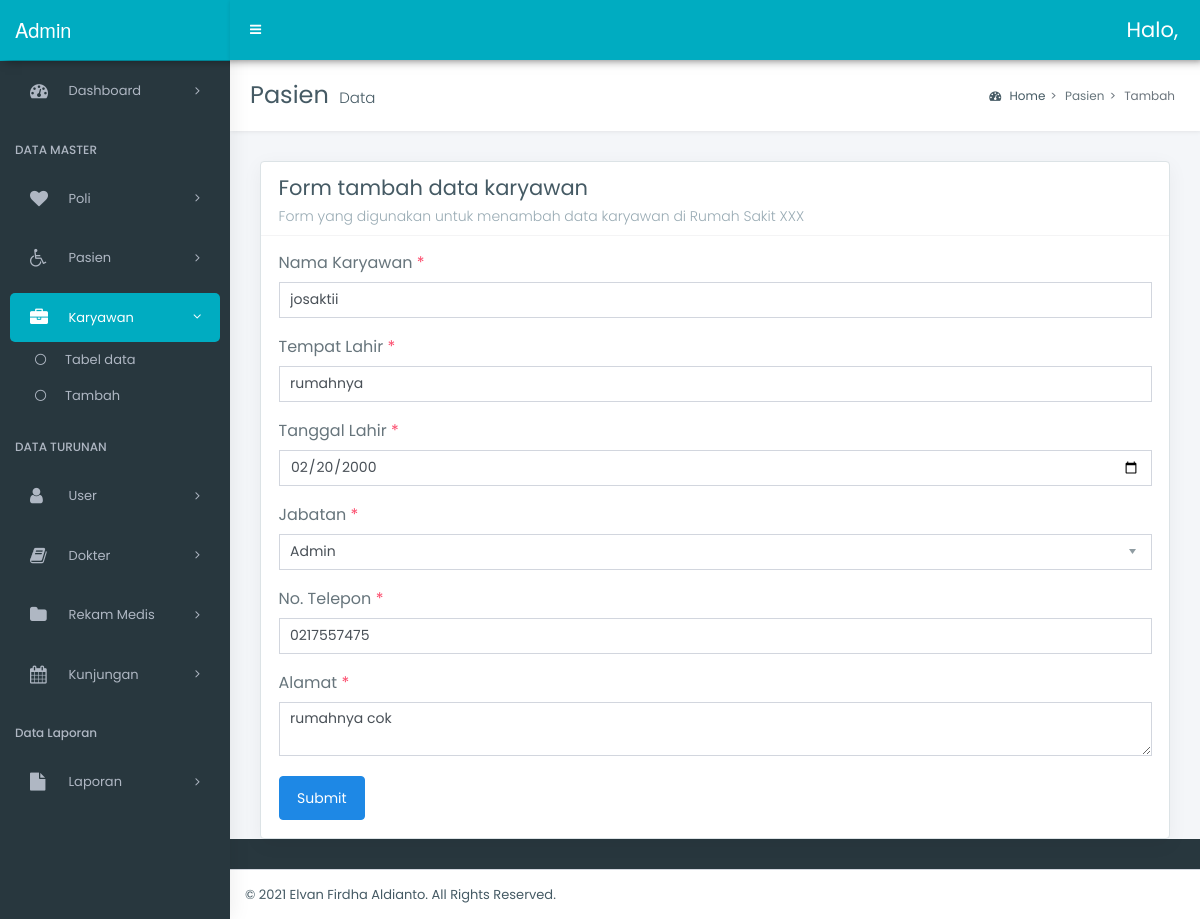
Screenshot of /admin/karyawan/edit.php?id=7 with the database file from the repository.
### tables this page shows
CREATE TABLE `karyawan` (
  `id_karyawan` int(11) NOT NULL,
  `jabatan` enum('1','2','3','4') NOT NULL,
  `nm_karyawan` varchar(50) NOT NULL,
  `tempat_lahirk` varchar(30) NOT NULL,
  `tgl_lahirk` date NOT NULL,
  `alamatk` text NOT NULL,
  `telp_karyawan` varchar(13) NOT NULL
);

### admin/karyawan/edit.php (the view, shortened to what this page needs)
<!DOCTYPE html>
<html lang="en">
<head>
    <link rel="stylesheet" href="../../style/bootstrap.min.css">
    <link rel="stylesheet" href="../../style/bootstrap-extend.css">
    <link rel="stylesheet" href="../../style/master_style.css">
    <link rel="stylesheet" href="../../style/_all-skins.css">
</head>
<body class="hold-transition skin-green sidebar-mini">
    <div class="wrapper">
        <?php include_once('navbar.php'); ?>
        <?php include_once('sidebar.php'); ?>
        <div class="content-wrapper">
            <section class="content-header">
                <h1>
                    Pasien
                    <small>Data</small>
                </h1>
                <ol class="breadcrumb">
                    <li class="breadcrumb-item"><a href="#"><i class="fa fa-dashboard"></i> Home</a></li>
                    <li class="breadcrumb-item">Pasien</li>
                    <li class="breadcrumb-item active">Tambah</li>
                </ol>
            </section>
            <section class="content">
                <div class="box">
                    <div class="box-header with-border">
                        <h3 class="box-title">Form tambah data karyawan</h3>
                        <h6 class="box-subtitle">Form yang digunakan untuk menambah data karyawan di Rumah Sakit XXX</h6>
                    </div>
                    <div class="box-body">
                        <div class="row">
                            <div class="col">
                                <?php
                                require_once '../../config/connect.php';
                                if (isset($_GET['id'])) {
                                    $id = $_GET['id'];
                                    $qk = $connect->query("SELECT * FROM karyawan WHERE id_karyawan = '$id'");
                                    foreach ($qk as $dk) :
                                ?>
                                        <form method="POST" action="prosesedit.php">
                                            <div class="row">
                                                <div class="col-lg-12 col-12">
                                                    <div class="form-group">
                                                        <h5>Nama Karyawan <span class="text-danger">*</span></h5>
                                                        <div class="controls">
                                                            <input type="text" class="form-control" name="nmkarya" value="<?= $dk['nm_karyawan'] ?>" required>
                                                        </div>
                                                    </div>
                                                    <div class="form-group">
                                                        <h5>Tempat Lahir <span class="text-danger">*</span></h5>
                                                        <div class="controls">
                                                            <input type="text" class="form-control" name="tmptkarya" value="<?= $dk['tempat_lahirk'] ?>" required>
                                                        </div>
                                                    </div>
                                                    <div class="form-group">
                                                        <h5>Tanggal Lahir <span class="text-danger">*</span></h5>
                                                        <div class="controls">
                                                            <input type="date" class="form-control" name="tglkarya" value="<?= $dk['tgl_lahirk'] ?>" required>
                                                        </div>
                                                    </div>
                                                    <div class="form-group">
                                                        <h5>Jabatan <span class="text-danger">*</span></h5>
                                                        <div class="controls">
                                                            <select class="form-control" name="jabat" required>
                                                                <option value="<?= $dk['jabatan'] ?>" hidden>
                                                                    <?php
                                                                    if ($dk['jabatan'] == 1) {
                                                                        echo 'Admin';
                                                                    } elseif ($dk['jabatan'] == 2) {
                                                                        echo 'Medis 1';
                                                                    } elseif ($dk['jabatan'] == 3) {
                                                                        echo 'Auditor BPJS';
                                                                    } elseif ($dk['jabatan'] == 4) {
                                                                        echo 'Auditor Inhealth/Buma';
                                                                    }
                                                                    ?>
                                                                </option>
                                                            </select>
                                                        </div>
                                                    </div>
                                                    <div class="form-group">
                                                        <h5>No. Telepon <span class="text-danger">*</span></h5>
                                                        <div class="controls">
                                                            <input type="text" class="form-control" name="notlp" value="<?= $dk['telp_karyawan'] ?>" required>
                                                        </div>
                                                    </div>
                                                </div>
                                            </div>
                                            <div class="row">
                                                <div class="col-md-12">
                                                    <div class="form-group">
                                                        <h5>Alamat <span class="text-danger">*</span></h5>
                                                        <div class="controls">
                                                            <textarea type="text" name="alamat" class="form-control" required data-validation-required-message="This field is required"><?= $dk['alamatk'] ?></textarea>
                                                        </div>
                                                    </div>
                                                </div>
                                            </div>
                                            <div class="text-xs-right">
                                                <button type="submit" class="btn btn-info" name="submit">Submit</button>
                                            </div>
                                        </form>
                                <?php
                                    endforeach;
                                }
                                ?>
                            </div>
                        </div>
                    </div>
                </div>
            </section>
        </div>
        <footer class="main-footer">
            &copy; 2021 <a href="">Elvan Firdha Aldianto</a>. All Rights Reserved.
        </footer>
    </div>
</body>
</html>

### style/_all-skins.css (style rules this page uses)
.skin-green .content-header { background: #fff; }
.skin-green .content { background: #f4f6f9; }
.skin-green .wrapper, .skin-green .main-sidebar, .skin-green .left-side { background-color: #28373e; box-shadow: 1px 0px 20px rgba(0,0,0,0.08); }

### rows the page displays
karyawan: nmkarya "josaktii", tmptkarya "rumahnya", tglkarya "02/20/2000", jabat "Admin", notlp "0217557475", alamat "rumahnya cok"
